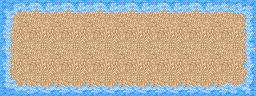

This game map was drawn from its Tiled (.tmx) file and the tilesets committed beside it. A one-line description and the full map source follow:
An orthogonal 8x3 tile map with 32x32 px tiles, 1 tile layer (ground layer), 4 tilesets.

<map version="1.0" orientation="orthogonal" width="8" height="3" tilewidth="32" tileheight="32">
 <tileset firstgid="1" name="dg_grounds32" tilewidth="32" tileheight="32">
  <image source="dg_grounds32.png" width="288" height="608" />
 </tileset>
 <tileset firstgid="172" name="dg_edging332" tilewidth="32" tileheight="32">
  <image source="dg_edging332.png" width="256" height="416" />
 </tileset>
 <tileset firstgid="276" name="dg_edging232" tilewidth="32" tileheight="32">
  <image source="dg_edging232.png" width="256" height="544" />
 </tileset>
 <tileset firstgid="412" name="dg_edging132" tilewidth="32" tileheight="32">
  <image source="dg_edging132.png" width="256" height="512" />
 </tileset>
 <layer name="ground layer" width="8" height="3">
  <data>
   <tile gid="448" />
   <tile gid="449" />
   <tile gid="449" />
   <tile gid="449" />
   <tile gid="449" />
   <tile gid="449" />
   <tile gid="449" />
   <tile gid="451" />
   <tile gid="456" />
   <tile gid="529" />
   <tile gid="529" />
   <tile gid="529" />
   <tile gid="529" />
   <tile gid="529" />
   <tile gid="529" />
   <tile gid="459" />
   <tile gid="472" />
   <tile gid="473" />
   <tile gid="473" />
   <tile gid="473" />
   <tile gid="473" />
   <tile gid="473" />
   <tile gid="473" />
   <tile gid="475" />
  </data>
 </layer>
</map>